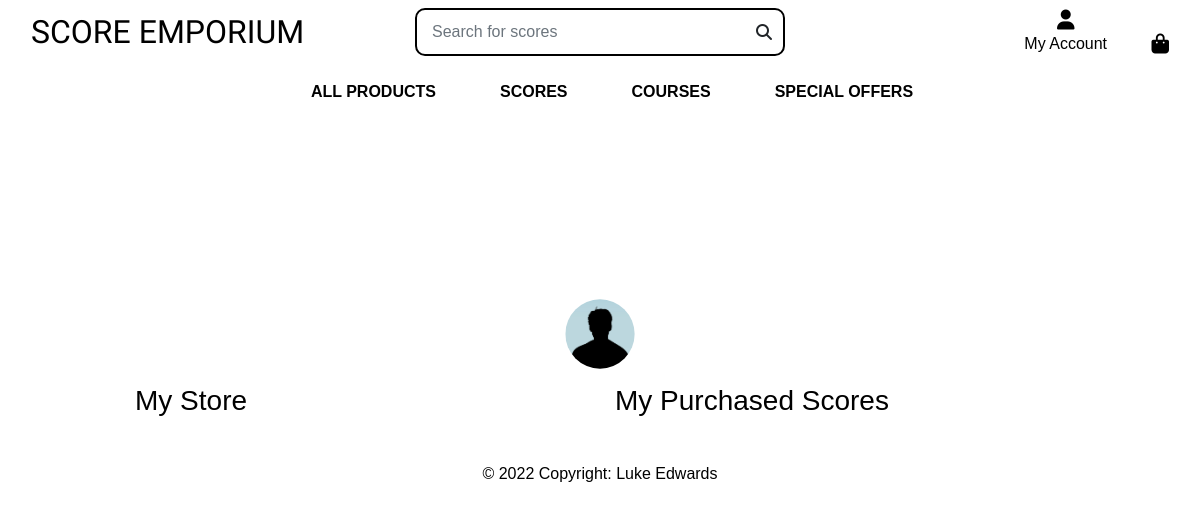
The page /profile/ on the database as committed earlier.
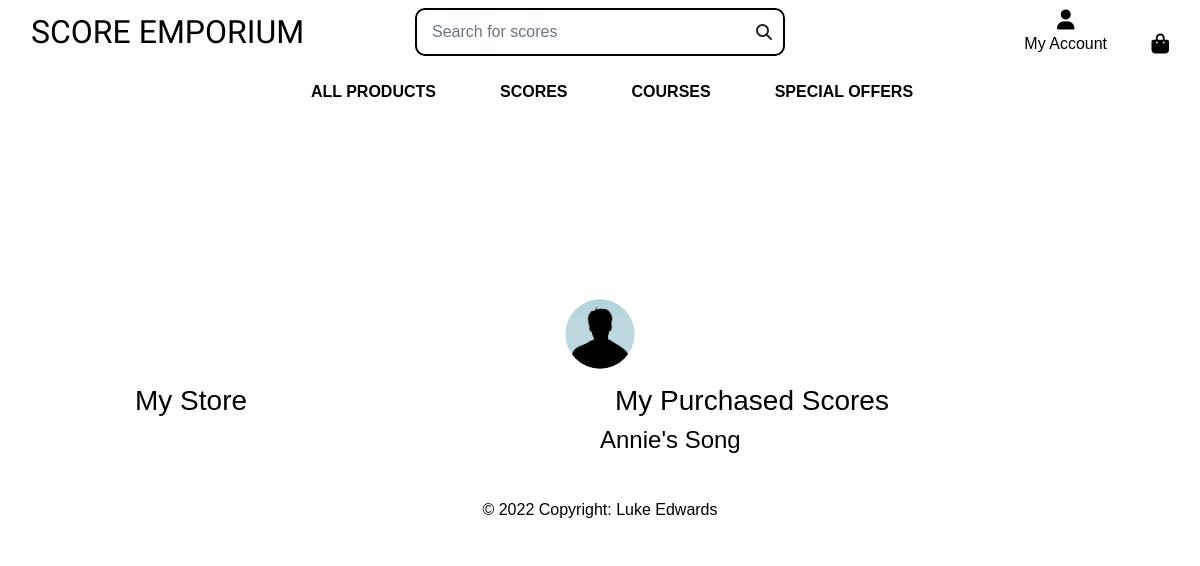
The same page on the database as committed later.
### products/models.py (models this page shows, shortened)
class Product(models.Model):
    category = models.ForeignKey('Category', null=True, blank=True, on_delete=models.SET_NULL)
    sku = models.CharField(max_length=254, null=True, blank=True)
    name = models.CharField(max_length=254)
    description = models.TextField()
    price = models.DecimalField(max_digits=6, decimal_places=2)
    rating = models.DecimalField(max_digits=6, decimal_places=2, null=True, blank=True)
    image_url = models.URLField(max_length=1024, null=True, blank=True)
    image = models.ImageField(null=True, blank=True)
    vendor = models.CharField(max_length=254, null=True)
    PDF = models.FileField(null=True)
    Guitar_Pro = models.FileField(null=True)

### user_profile/views.py (the view)
# urls.py: path('profile/', include('user_profile.urls')),
def user_profile(request):
    products = Product.objects.all()
    context = {
        'products': products,
    }
    return render(request, 'user_profile/profile.html', context)

### user_profile/templates/user_profile/profile.html (shortened to what this page needs)
{% extends "base.html" %}
{% load static %}
{% block page_header %}
    <div class="container header-container">
    </div>
{% endblock %}
{% block content %}
<div class="container text-black">
    <div class="row text-center">
      <div class="col center">
      <img id="user-profile-pic" src="{% static 'media/profile_photos/default-pp-min.png'%}" alt="" class=" prepend">
      </div>
    </div>
    <div class="row">
      <div class="col">
        <h3>My Store</h3>
      </div>
      <div class="col">
        <h3>My Purchased Scores</h3>
        <div class="row">
          {% for product in products%}
            {% if product.vendor == 'luketedwards' %}
            <h4>{{product.name}}</h4>
            {%endif%}
          {%endfor%}
        </div>
      </div>
    </div>
  </div>
{% endblock %}

### templates/base.html (shortened to what this page needs)
{% load static %}
<!doctype html>
<html lang="en">
  <head>
    {% block corecss %}
    <link rel="stylesheet" href="https://cdn.jsdelivr.net/npm/bootstrap@4.6.1/dist/css/bootstrap.min.css">
    <link rel="stylesheet" href="{% static 'css/base.css' %}">
    <link href="http://maxcdn.bootstrapcdn.com/font-awesome/4.1.0/css/font-awesome.min.css" rel="stylesheet">
    <link rel="stylesheet" href="https://cdnjs.cloudflare.com/ajax/libs/font-awesome/6.1.1/css/all.min.css"
 />
    {% endblock %}
  </head>
  <body>
    <header class="container-fluid">
        <div class="row">
            <div class="col-12 col-lg-4 my-auto py-1 py-lg-0 text-center text-lg-left">
                <a href="{% url 'home' %}" class="nav-link main-logo-link">
                    <h2 id="logo" class="logo-font text-black my-0">Score Emporium</h2>
                </a>
            </div>
            <div class="col-12 col-lg-4 my-auto py-1 py-lg-0">
                <form id="main-search" method="GET" action="">
                    <div class="input-group w-100">
                        <input id="search-box"  class="form-control  rounded-0" type="text" name="q" placeholder="Search for scores">
                        <div id="search-btn-div">
                        <button id="search-btn" class="form-control btn " type="submit">
                            <span class="icon">
                                <i class="fas fa-search"></i>
                            </span>
                        </button>
                        </div>
                    </div>
                </form>
            </div>
            <div class="col-12 col-lg-4 my-auto py-1 py-lg-0">
                <ul class="list-inline list-unstyled text-center text-lg-right my-0">
                    <li class="list-inline-item dropdown">
                        <a class="text-black nav-link" href="#" id="user-options" data-toggle="dropdown" aria-haspopup="true" aria-expanded="false">
                            <div class="text-center">
                                <div><i class="fas fa-user fa-lg"></i></div>
                                <p class="my-0">My Account</p>
                            </div>
                        </a>
                    </li>
                    <li class="list-inline-item">
                        <a class="{% if grand_total %}text-info font-weight-bold{% else %}text-black{% endif %} nav-link" href="">
                            <div class="text-center">
                                <div><i class="fas fa-shopping-bag fa-lg"></i></div>
                            </div>
                        </a>
                    </li>
                </ul>
            </div>
        </div>
        <div class="row bg-white">
            <nav class="navbar navbar-expand-lg navbar-light w-100">
                {% include 'includes/main-nav.html' %}
            </nav>
        </div>
    </header>
    {% block page_header %}
    {% endblock %}
    {% block content %}
    {% endblock %}
    <footer id="footer" class="bg-light text-center text-lg-start">
        <div class="text-center p-3">
          © 2022 Copyright: Luke Edwards
        </div>
      </footer>
  </body>
</html>

### templates/includes/main-nav.html (shortened to what this page needs)
<div class="collapse navbar-collapse" id="main-nav">
    <ul class="navbar-nav w-auto mx-auto">
        <li class="nav-item dropdown">
            <a class="logo-font font-weight-bold nav-link text-black mr-5" href="#" id="all-products-link" data-toggle="dropdown" aria-haspopup="true" aria-expanded="false">
                All Products
            </a>
        </li>
        <li class="nav-item dropdown">
            <a class="logo-font font-weight-bold nav-link text-black mr-5" href="#" id="clothing-link" data-toggle="dropdown" aria-haspopup="true" aria-expanded="false">
                Scores
            </a>
        </li>
        <li class="nav-item dropdown">
            <a class="logo-font font-weight-bold nav-link text-black mr-5" href="#" id="homeware-link" data-toggle="dropdown" aria-haspopup="true" aria-expanded="false">
                Courses
            </a>
        </li>
        <li class="nav-item dropdown">
            <a class="logo-font font-weight-bold nav-link text-black" href="#" id="specials-link" data-toggle="dropdown" aria-haspopup="true" aria-expanded="false">
                Special Offers
            </a>
        </li>
    </ul>
</div>

### static/css/base.css (style rules this page uses)
html { height: 100%; }
#user-profile-pic { clip-path: circle() !important; height: 100px !important; display: inline; }
#main-search { border-radius: 10px !important; border: 2px solid black; padding: 3px; }
#logo { font-family: 'Arima', cursive; }
body { background-size: cover; height: calc(100vh - 164px); color: black !important; font-family: 'Helvetica'; }
#search-btn { padding: 0; border-top-right-radius: 10px; border-bottom-right-radius: 10px; }
#search-btn-div { width: 3rem; }
.icon { align-items: center; display: inline-flex; height: 1.5rem; width: 1.5rem; border: none; float: right; border-top-right-radius: 10px; border-bottom-right-radius: 10px; }
#search-box { border: none; }
.logo-font { text-transform: uppercase; }
.main-logo-link { width: fit-content; }
#footer { margin-top: 20px; background-color: white !important; }
.text-black { color: #000 !important; }
@media (min-width: 1200px) { .container { max-width: 80%; } }
@media (min-width: 992px) { .header-container { padding-top: 164px; } }

Rows that differ between the two databases and show on the page:
added Product: name "Annie's Song"
